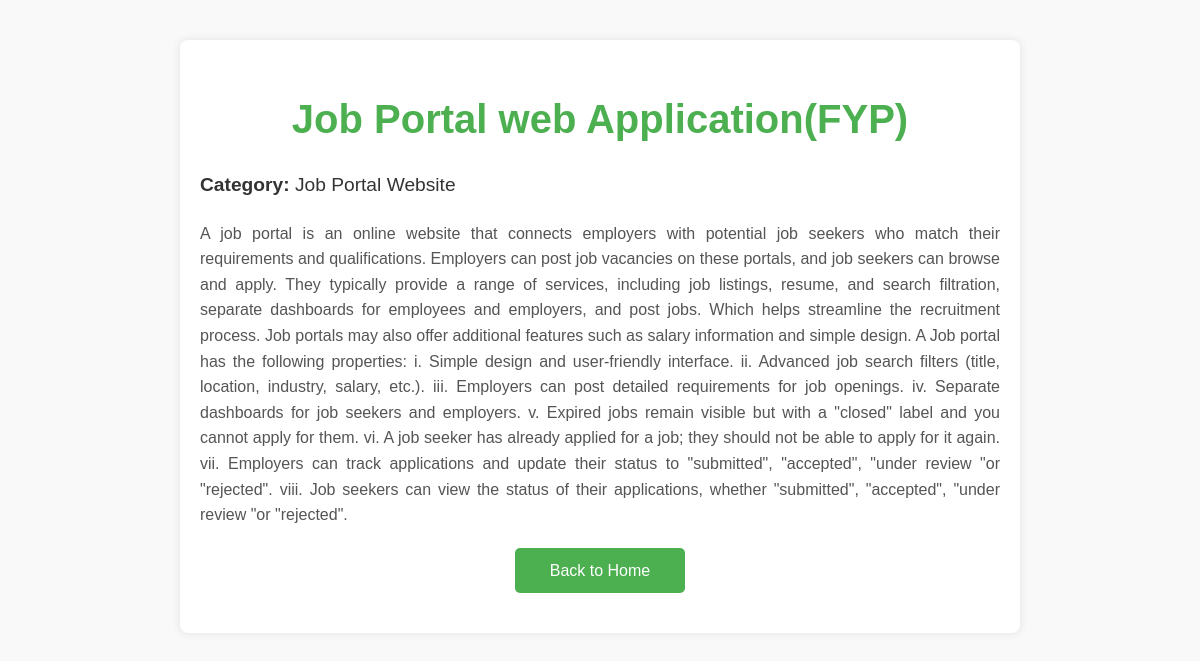
/project/1/, run on the app's committed database.
### PortfolioApp/models.py (models this page shows, shortened)
class Project(models.Model):
    category = models.CharField(max_length=200)
    title = models.CharField(max_length=200)
    description = models.TextField()
    image = models.ImageField(upload_to="projects_image/")

### PortfolioApp/views.py (the view)
# urls.py: path('project/<int:project_id>/', views.project_detail, name='project'),
def project_detail(request, project_id):
    project = models.Project.objects.get(id=project_id)
    context = {
        'project': project
    }
    return render(request, 'project.html', context)

### templates/project.html (shortened to what this page needs)
<!DOCTYPE html>
<html lang="en">
<head>
</head>
<body>
    <main>
        <div class="project-detail-container">
            <h1 class="project-title">{{ project.title }}</h1>
            <p class="project-category"><strong>Category:</strong> {{ project.category }}</p>
            <div class="project-description">
                <p>{{ project.description }}</p>
            </div>
            <a href="{% url 'index'%}" class="home-button">Back to Home</a>
        </div>
    </main>
</body>
</html>

### templates/project.html (style rules this page uses)
body { margin: 0; font-family: Arial, sans-serif; line-height: 1.6; background-color: #f9f9f9; color: #333; }
a { text-decoration: none; color: #333; }
.project-detail-container { max-width: 800px; margin: 40px auto; padding: 20px; background: white; box-shadow: 0 0 10px rgba(0, 0, 0, 0.1); border-radius: 8px; }
.project-title { font-size: 2.5rem; color: #4CAF50; margin-bottom: 10px; text-align: center; }
.project-category { font-size: 1.2rem; margin-bottom: 20px; text-align: left; }
.project-description p { font-size: 1rem; margin-bottom: 10px; text-align: justify; color: #555; }
.home-button { display: block; width: 150px; margin: 20px auto; padding: 10px; text-align: center; background-color: #4CAF50; color: white; font-size: 1rem; text-decoration: none; border-radius: 5px; transition: background-color 0.3s ease; }

### data on the page
Project: title "Job Portal web Application(FYP)", category "Job Portal Website", description "A job portal is an online website that connects employers with potential job seekers who match their requirements and qualifications. Employers can post job vacancies on these portals, and job seekers can browse and apply. They typically provide a range of services, including job listings, resume, and search filtration, separate dashboards for employees and employers, and post jobs. Which helps streamline the recruitment process. Job portals may also offer additional features such as salary information and simple design. A Job portal has the following properties: i. Simple design and user-friendly interface. ii. Advanced job search filters (title, location, industry, salary, etc.). iii.…"
